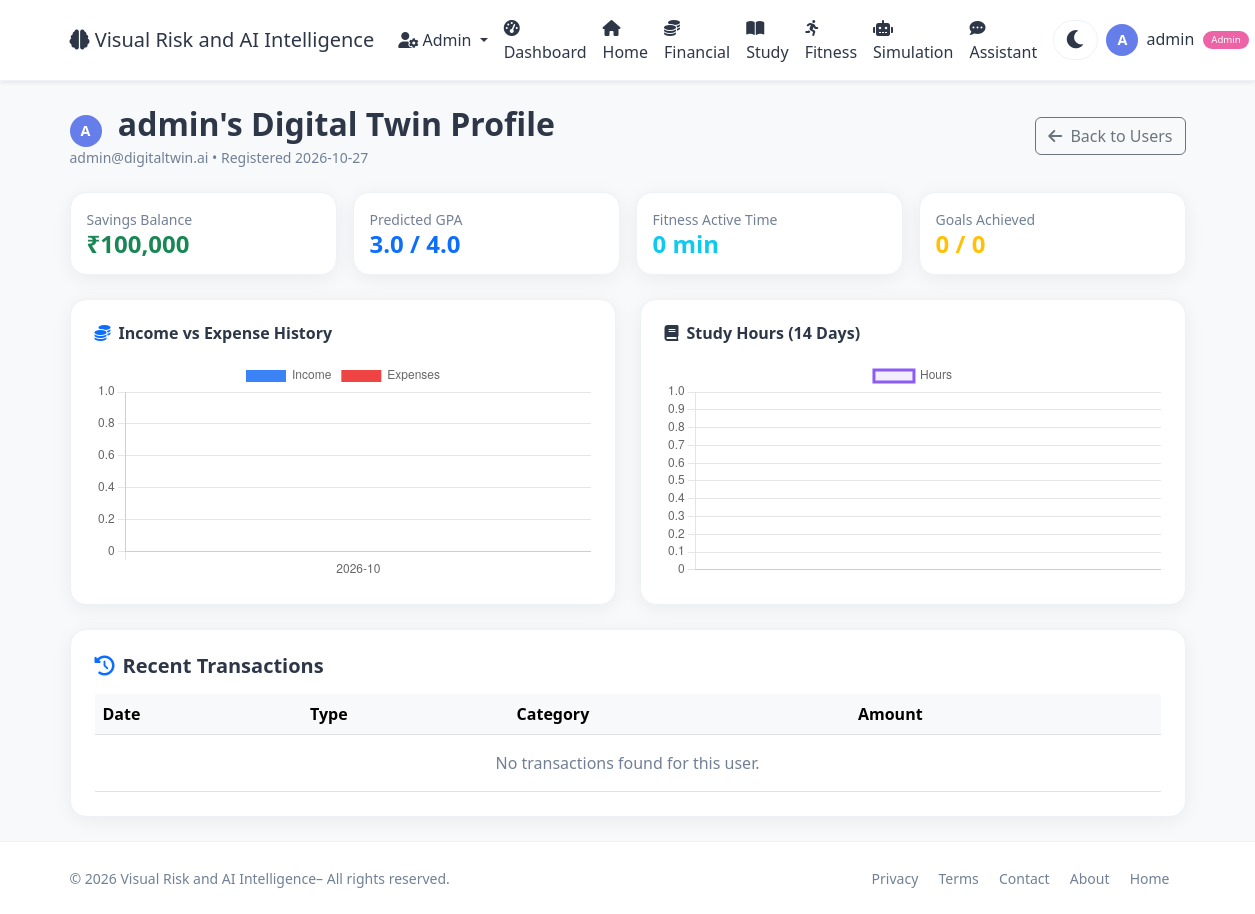
The page /admin/user/1 (signed in) on the database its author committed.
### app.py (models this page shows, shortened)
class User(UserMixin, db.Model):
    id = db.Column(db.Integer, primary_key=True)
    username = db.Column(db.String(80), unique=True, nullable=False)
    email = db.Column(db.String(120), unique=True, nullable=False)
    password_hash = db.Column(db.String(200), nullable=False)
    age = db.Column(db.Integer, default=25)
    occupation = db.Column(db.String(100), default='Student')
    monthly_income = db.Column(db.Float, default=50000.0)
    monthly_expenses = db.Column(db.Float, default=35000.0)
    savings = db.Column(db.Float, default=100000.0)
    study_hours_per_week = db.Column(db.Float, default=20.0)
    fitness_hours_per_week = db.Column(db.Float, default=5.0)
    sleep_hours_per_day = db.Column(db.Float, default=7.0)
    created_at = db.Column(db.DateTime, default=datetime.utcnow)
    is_admin = db.Column(db.Boolean, default=False)
    transactions = db.relationship('Transaction', backref='user', lazy=True)
    study_logs = db.relationship('StudyLog', backref='user', lazy=True)
    fitness_logs = db.relationship('FitnessLog', backref='user', lazy=True)
    goals = db.relationship('Goal', backref='user', lazy=True)

### app.py (the view)
@app.route('/admin/user/<int:user_id>')
@login_required
def admin_user_detail(user_id):
    if not current_user.is_admin:
        flash('Admin access required.')
        return redirect(url_for('user_dashboard'))
    user = User.query.get_or_404(user_id)
    metrics = calculate_financial_metrics(user)
    gpa = predict_gpa(user)
    total_fitness = sum(f.duration_min for f in user.fitness_logs)
    total_transactions = len(user.transactions)
    total_study_logs = len(user.study_logs)
    total_fitness_logs = len(user.fitness_logs)
    total_goals = len(user.goals)
    achieved_goals = len([g for g in user.goals if g.achieved])
    monthly_income = defaultdict(float)
    monthly_expenses = defaultdict(float)
    for tx in user.transactions:
        month_key = tx.date.strftime('%Y-%m')
        if tx.type == 'income':
            monthly_income[month_key] += tx.amount
        else:
            monthly_expenses[month_key] += tx.amount
    months = sorted(set(monthly_income.keys()) | set(monthly_expenses.keys()))
    months = months[-6:] if months else [datetime.now().strftime('%Y-%m')]
    income_data = [monthly_income.get(m, 0) for m in months]
    expense_data = [monthly_expenses.get(m, 0) for m in months]
    study_dates = defaultdict(float)
    for log in user.study_logs:
        study_dates[log.date.strftime('%Y-%m-%d')] += log.hours
    study_days = sorted(study_dates.keys())[-14:]
    study_hours = [study_dates.get(d, 0) for d in study_days]
    fitness_dates = defaultdict(float)
    for log in user.fitness_logs:
        fitness_dates[log.date.strftime('%Y-%m-%d')] += log.duration_min
    fitness_days = sorted(fitness_dates.keys())[-14:]
    fitness_minutes = [fitness_dates.get(d, 0) for d in fitness_days]
    recent_transactions = user.transactions[-5:][::-1]
    recent_study = user.study_logs[-5:][::-1]
    recent_fitness = user.fitness_logs[-5:][::-1]
    return render_template(
        'admin/user_detail.html',
        user=user,
        metrics=metrics,
        gpa=gpa,
        total_fitness=total_fitness,
        total_transactions=total_transactions,
        total_study_logs=total_study_logs,
        total_fitness_logs=total_fitness_logs,
        total_goals=total_goals,
        achieved_goals=achieved_goals,
        months=months,
        income_data=income_data,
        expense_data=expense_data,
        study_days=study_days,
        study_hours=study_hours,
        fitness_days=fitness_days,
        fitness_minutes=fitness_minutes,
        recent_transactions=recent_transactions,
        recent_study=recent_study,
        recent_fitness=recent_fitness
    )

### templates/admin/user_detail.html
{% extends "base.html" %}
{% block content %}
<div class="container py-4">
    <div class="d-flex justify-content-between align-items-center mb-4">
        <div>
            <h2 class="fw-bold mb-0">
                <span class="user-avatar me-2">{{ user.username[0]|upper }}</span>
                {{ user.username }}'s Digital Twin Profile
            </h2>
            <p class="text-muted small mb-0">{{ user.email }} • Registered {{ user.created_at.strftime('%Y-%m-%d') }}</p>
        </div>
        <a href="{{ url_for('admin_users') }}" class="btn btn-outline-secondary">
            <i class="fas fa-arrow-left me-1"></i> Back to Users
        </a>
    </div>
    <div class="row g-3 mb-4">
        <div class="col-md-3">
            <div class="card p-3 rounded-4 shadow-sm border">
                <span class="text-muted small">Savings Balance</span>
                <h4 class="fw-bold text-success mb-0">₹{{ '{:,.0f}'.format(user.savings) }}</h4>
            </div>
        </div>
        <div class="col-md-3">
            <div class="card p-3 rounded-4 shadow-sm border">
                <span class="text-muted small">Predicted GPA</span>
                <h4 class="fw-bold text-primary mb-0">{{ gpa['gpa'] }} / 4.0</h4>
            </div>
        </div>
        <div class="col-md-3">
            <div class="card p-3 rounded-4 shadow-sm border">
                <span class="text-muted small">Fitness Active Time</span>
                <h4 class="fw-bold text-info mb-0">{{ total_fitness }} min</h4>
            </div>
        </div>
        <div class="col-md-3">
            <div class="card p-3 rounded-4 shadow-sm border">
                <span class="text-muted small">Goals Achieved</span>
                <h4 class="fw-bold text-warning mb-0">{{ achieved_goals }} / {{ total_goals }}</h4>
            </div>
        </div>
    </div>
    <div class="row g-4 mb-4">
        <div class="col-lg-6">
            <div class="card p-4 rounded-4 shadow-sm border h-100">
                <h6 class="fw-bold mb-3"><i class="fas fa-coins me-2 text-primary"></i>Income vs Expense History</h6>
                <div style="height: 220px;">
                    <canvas id="adminUserFinanceChart"></canvas>
                </div>
            </div>
        </div>
        <div class="col-lg-6">
            <div class="card p-4 rounded-4 shadow-sm border h-100">
                <h6 class="fw-bold mb-3"><i class="fas fa-book me-2 text-purple"></i>Study Hours (14 Days)</h6>
                <div style="height: 220px;">
                    <canvas id="adminUserStudyChart"></canvas>
                </div>
            </div>
        </div>
    </div>
    <div class="card p-4 rounded-4 shadow-sm border">
        <h5 class="fw-bold mb-3"><i class="fas fa-history me-2 text-primary"></i>Recent Transactions</h5>
        <div class="table-responsive">
            <table class="table table-hover align-middle mb-0">
                <thead class="table-light">
                    <tr>
                        <th>Date</th>
                        <th>Type</th>
                        <th>Category</th>
                        <th>Amount</th>
                    </tr>
                </thead>
                <tbody>
                    {% if recent_transactions %}
                        {% for tx in recent_transactions %}
                        <tr>
                            <td>{{ tx.date.strftime('%Y-%m-%d') }}</td>
                            <td><span class="badge bg-{{ 'success' if tx.type == 'income' else 'danger' }}">{{ tx.type }}</span></td>
                            <td>{{ tx.category }}</td>
                            <td class="fw-bold">₹{{ '{:,.2f}'.format(tx.amount) }}</td>
                        </tr>
                        {% endfor %}
                    {% else %}
                        <tr>
                            <td colspan="4" class="text-center text-muted py-3">No transactions found for this user.</td>
                        </tr>
                    {% endif %}
                </tbody>
            </table>
        </div>
    </div>
</div>
{% endblock %}
{% block scripts %}
<script>
const months = {{ months|tojson }};
const incomeData = {{ income_data|tojson }};
const expenseData = {{ expense_data|tojson }};
const ctx1 = document.getElementById('adminUserFinanceChart').getContext('2d');
new Chart(ctx1, {
    type: 'bar',
    data: {
        labels: months,
        datasets: [
            { label: 'Income', data: incomeData, backgroundColor: '#3b82f6', borderRadius: 4 },
            { label: 'Expenses', data: expenseData, backgroundColor: '#ef4444', borderRadius: 4 }
        ]
    },
    options: { responsive: true, maintainAspectRatio: false }
});
const studyDays = {{ study_days|tojson }};
const studyHours = {{ study_hours|tojson }};
const ctx2 = document.getElementById('adminUserStudyChart').getContext('2d');
new Chart(ctx2, {
    type: 'line',
    data: {
        labels: studyDays,
        datasets: [{
            label: 'Hours',
            data: studyHours,
            borderColor: '#8b5cf6',
            backgroundColor: 'rgba(139, 92, 246, 0.1)',
            fill: true
        }]
    },
    options: { responsive: true, maintainAspectRatio: false }
});
</script>
{% endblock %}

### templates/base.html (shortened to what this page needs)
<!DOCTYPE html>
<html lang="en" data-theme="light">
<head>
    <link href="https://cdn.jsdelivr.net/npm/bootstrap@5.3.0/dist/css/bootstrap.min.css" rel="stylesheet">
    <link rel="stylesheet" href="https://cdnjs.cloudflare.com/ajax/libs/font-awesome/6.0.0/css/all.min.css">
</head>
<body>
    <nav class="navbar navbar-expand-lg navbar-light bg-white shadow-sm">
        <div class="container">
            <a class="navbar-brand" href="{{ url_for('index') }}">
                <i class="fas fa-brain"></i> Visual Risk and AI Intelligence
            </a>
            <div class="collapse navbar-collapse" id="navbarNav">
                <ul class="navbar-nav ms-auto align-items-lg-center">
                    {% if current_user.is_authenticated %}
                        {% if current_user.is_admin %}
                        <li class="nav-item dropdown">
                            <a class="nav-link dropdown-toggle" href="#" id="adminDropdown" role="button" data-bs-toggle="dropdown">
                                <i class="fas fa-user-cog"></i> Admin
                            </a>
                        </li>
                        {% endif %}
                        <li class="nav-item">
                            <a class="nav-link" href="{{ url_for('user_dashboard') }}">
                                <i class="fas fa-tachometer-alt me-1"></i>Dashboard
                            </a>
                        </li>
                        <li class="nav-item">
                            <a class="nav-link" href="{{ url_for('index') }}">
                                <i class="fas fa-home"></i>Home
                            </a>
                        </li>
                        <li class="nav-item">
                            <a class="nav-link" href="{{ url_for('user_financial') }}">
                                <i class="fas fa-coins me-1"></i>Financial
                            </a>
                        </li>
                        <li class="nav-item">
                            <a class="nav-link" href="{{ url_for('user_study') }}">
                                <i class="fas fa-book-open me-1"></i>Study
                            </a>
                        </li>
                        <li class="nav-item">
                            <a class="nav-link" href="{{ url_for('user_fitness') }}">
                                <i class="fas fa-running me-1"></i>Fitness
                            </a>
                        </li>
                        <li class="nav-item">
                            <a class="nav-link" href="{{ url_for('user_simulation') }}">
                                <i class="fas fa-robot me-1"></i>Simulation
                            </a>
                        </li>
                        <li class="nav-item">
                            <a class="nav-link" href="{{ url_for('user_assistant') }}">
                                <i class="fas fa-comment-dots me-1"></i>Assistant
                            </a>
                        </li>
                        <li class="nav-item">
                            <button class="theme-toggle" id="themeToggle" aria-label="Toggle theme">
                                <i class="fas fa-moon"></i>
                            </button>
                        </li>
                        <li class="nav-item dropdown">
                            <a class="nav-link dropdown-toggle" href="#" id="userDropdown" role="button" data-bs-toggle="dropdown">
                                <span class="user-avatar">{{ current_user.username[0]|upper }}</span>
                                <span class="ms-1">{{ current_user.username }}</span>
                                {% if current_user.is_admin %}
                                <span class="admin-badge">Admin</span>
                                {% endif %}
                            </a>
                        </li>
                    {% endif %}
                </ul>
            </div>
        </div>
    </nav>
    {% block content %}{% endblock %}
    <footer class="mt-auto py-4 bg-light border-top">
        <div class="container">
            <div class="row align-items-center">
                <div class="col-md-6 text-center text-md-start">
                    <span class="text-muted small">© 2026 Visual Risk and AI Intelligence– All rights reserved.</span>
                </div>
                <div class="col-md-6 text-center text-md-end">
                    <a href="{{ url_for('privacy') }}" class="text-muted text-decoration-none me-3 small">Privacy</a>
                    <a href="{{ url_for('terms') }}" class="text-muted text-decoration-none me-3 small">Terms</a>
                    <a href="{{ url_for('contact') }}" class="text-muted text-decoration-none me-3 small">Contact</a>
                    <a href="{{ url_for('about') }}" class="text-muted text-decoration-none me-3 small">About</a>
                    <a href="{{ url_for('index') }}" class="text-muted text-decoration-none me-3 small">Home</a>
                </div>
            </div>
        </div>
    </footer>
    {% block scripts %}{% endblock %}
</body>
</html>

### rows shown on the page
User: username "A", username "admin", email "admin@digitaltwin.ai", created_at "2026-10-27", savings "100,000"

### other values the page prints
{{ gpa['gpa'] }} "3.0"
{{ total_fitness }} "0"
{{ achieved_goals }} "0"
{{ total_goals }} "0"
chart data {{ months|tojson }} ["2026-10"]
chart data {{ income_data|tojson }} [0]
chart data {{ expense_data|tojson }} [0]
